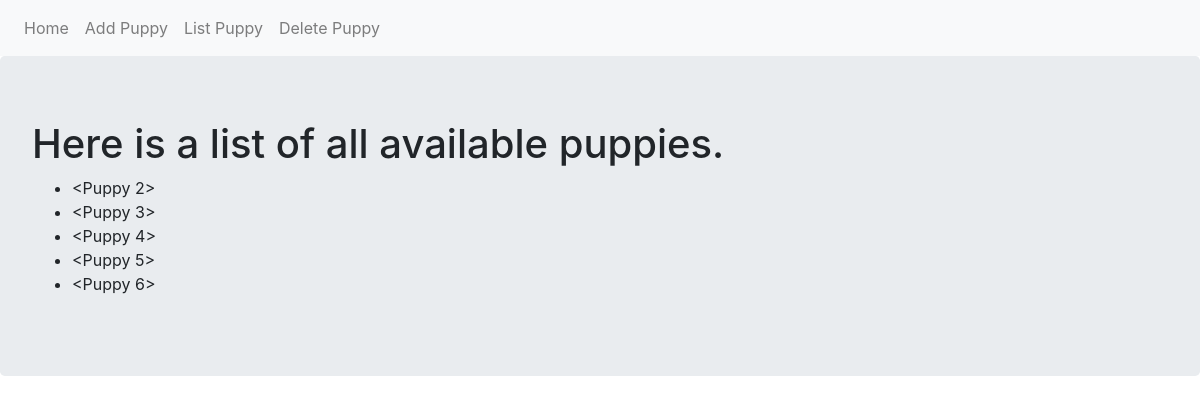
/list, run on an earlier commit of the app's database.
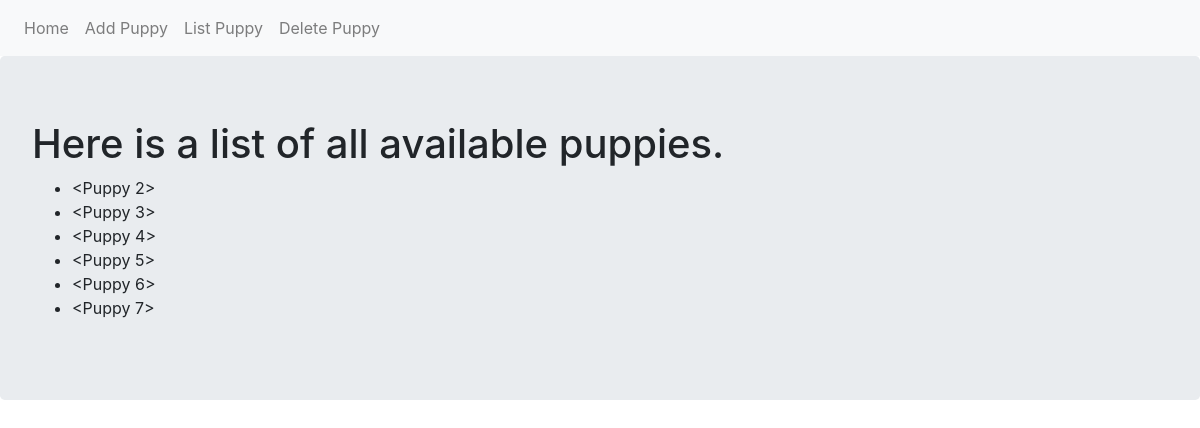
And on a later commit of the database.
### FlaskExamples/adoption_site.py (models this page shows, shortened)
class Puppy(db.Model):
    __tablename__='puppies'
    id=db.Column(db.Integer,primary_key=True)
    name=db.Column(db.Text)

### FlaskExamples/adoption_site.py (the view)
@app.route('/list')
def list_pup():
    puppies=Puppy.query.all()
    return render_template('list.html',puppies=puppies)

### FlaskExamples/templates/list.html
{% extends "base.html" %}
{% block content %}
<div class="jumbotron">
  <h1>Here is a list of all available puppies.</h1>
  <ul>
    {% for pup in puppies  %}
    <li>{{pup}}</li>
    {% endfor %}
  </ul>
</div>
{% endblock %}

### FlaskExamples/templates/base.html (shortened to what this page needs)
<!DOCTYPE html>
<html lang="en">
<head>
    <link rel="stylesheet" href="https://maxcdn.bootstrapcdn.com/bootstrap/4.0.0/css/bootstrap.min.css">
</head>
<body>
    <nav class="navbar navbar-expand-lg navbar-light bg-light">
        <div class="navbar-nav">
            <a class="nav-item nav-link" href="{{url_for('index')}}">Home</a>
            <a class="nav-item nav-link" href="{{url_for('add_pup')}}">Add Puppy</a>
            <a class="nav-item nav-link" href="{{url_for('list_pup')}}">List Puppy</a>
            <a class="nav-item nav-link" href="{{url_for('delete_pup')}}">Delete Puppy</a>
        </div>
    </nav>
    {% block content %}
    {% endblock %}
</body>
</html>

What changed in the data, as far as the page shows it:
added Puppy: pup "<Puppy 7>"
